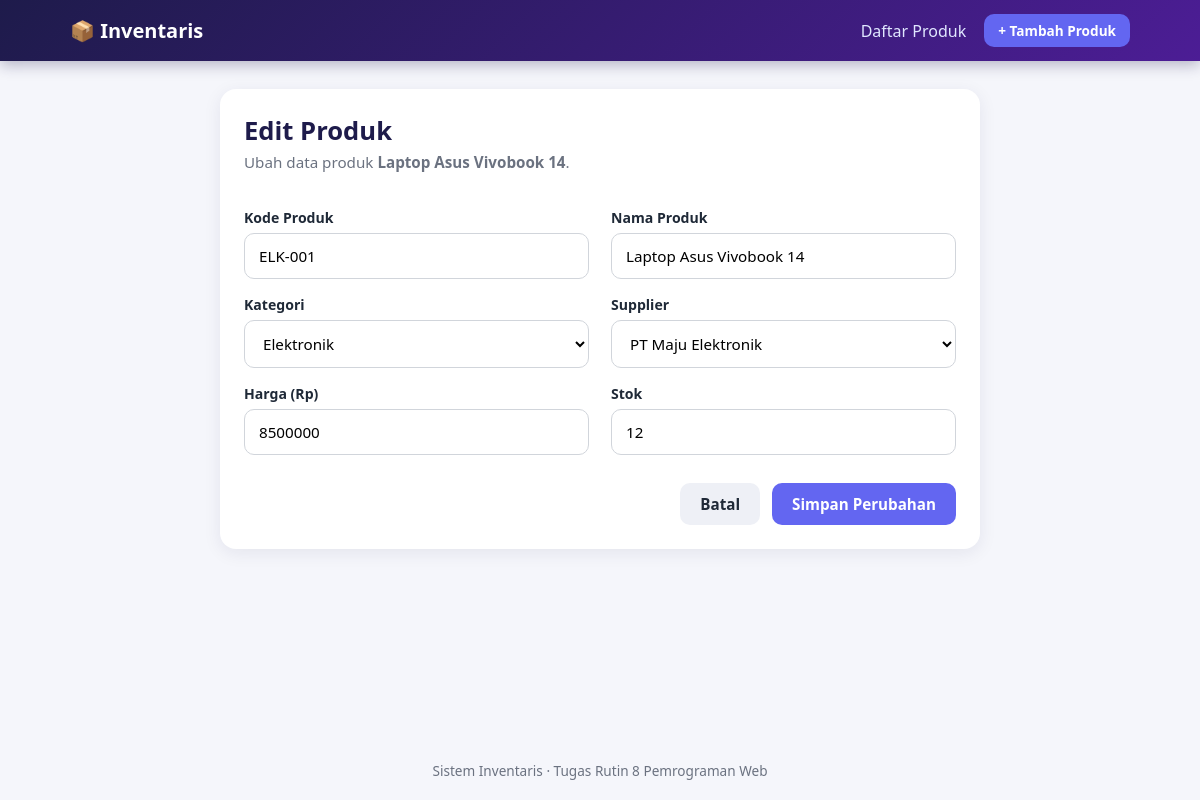
The page /edit.php?id=1 on the database its author committed.
### tables this page shows
CREATE TABLE produk (
    id          INT UNSIGNED AUTO_INCREMENT PRIMARY KEY,
    kode_produk VARCHAR(20)  NOT NULL UNIQUE,
    nama_produk VARCHAR(150) NOT NULL,
    kategori_id INT UNSIGNED NOT NULL,
    supplier_id INT UNSIGNED NOT NULL,
    harga       DECIMAL(12,0) NOT NULL,
    stok        INT UNSIGNED NOT NULL DEFAULT 0,
    created_at  TIMESTAMP NOT NULL DEFAULT CURRENT_TIMESTAMP,
    CONSTRAINT fk_produk_kategori FOREIGN KEY (kategori_id)
        REFERENCES kategori(id) ON UPDATE CASCADE ON DELETE RESTRICT,
    CONSTRAINT fk_produk_supplier FOREIGN KEY (supplier_id)
        REFERENCES supplier(id) ON UPDATE CASCADE ON DELETE RESTRICT
);

CREATE TABLE kategori (
    id            INT UNSIGNED AUTO_INCREMENT PRIMARY KEY,
    nama_kategori VARCHAR(100) NOT NULL UNIQUE,
    deskripsi     VARCHAR(255) NULL
);

CREATE TABLE supplier (
    id            INT UNSIGNED AUTO_INCREMENT PRIMARY KEY,
    nama_supplier VARCHAR(100) NOT NULL,
    telepon       VARCHAR(20)  NOT NULL,
    alamat        VARCHAR(255) NULL
);

### includes/functions.php (called while the page is built, shortened)
<?php
require_once __DIR__ . '/../config/database.php';
function db(): PDO
{
    return Database::getInstance()->getConnection();
}
function e($text): string
{
    return htmlspecialchars((string)$text, ENT_QUOTES, 'UTF-8');
}
function getKategoriList(): array
{
    $stmt = db()->prepare('SELECT id, nama_kategori FROM kategori ORDER BY nama_kategori ASC');
    $stmt->execute();
    return $stmt->fetchAll();
}
function getSupplierList(): array
{
    $stmt = db()->prepare('SELECT id, nama_supplier FROM supplier ORDER BY nama_supplier ASC');
    $stmt->execute();
    return $stmt->fetchAll();
}
function getProdukById(int $id): ?array
{
    $sql = 'SELECT p.*, k.nama_kategori, s.nama_supplier
            FROM produk p
            INNER JOIN kategori k ON p.kategori_id = k.id
            INNER JOIN supplier s ON p.supplier_id = s.id
            WHERE p.id = :id';
    $stmt = db()->prepare($sql);
    $stmt->execute([':id' => $id]);
    $row = $stmt->fetch();
    return $row ?: null;
}
function validateIdParam($value): ?int
{
    $id = filter_var($value, FILTER_VALIDATE_INT, ['options' => ['min_range' => 1]]);
    return $id === false ? null : $id;
}

### config/database.php (called while the page is built, shortened)
<?php
class Database
{
    private static ?Database $instance = null;
    private PDO $pdo;
    private function __construct()
    {
        $dsn = 'mysql:host=' . self::DB_HOST . ';dbname=' . self::DB_NAME . ';charset=utf8mb4';
        try {
            $this->pdo = new PDO($dsn, self::DB_USER, self::DB_PASS, [
                PDO::ATTR_ERRMODE            => PDO::ERRMODE_EXCEPTION,
                PDO::ATTR_DEFAULT_FETCH_MODE => PDO::FETCH_ASSOC,
                PDO::ATTR_EMULATE_PREPARES   => false,
            ]);
        } catch (PDOException $e) {
            error_log('Koneksi database gagal: ' . $e->getMessage());
            http_response_code(500);
            die('<h2 style="font-family:sans-serif">Koneksi database gagal</h2>'
              . '<p style="font-family:sans-serif">Pastikan MySQL sudah Start di XAMPP dan '
              . 'file <code>database/schema.sql</code> sudah diimport.</p>'
              . '<pre>' . htmlspecialchars($e->getMessage(), ENT_QUOTES, 'UTF-8') . '</pre>');
        }
    }
    public static function getInstance(): Database
    {
        if (self::$instance === null) {
            self::$instance = new Database();
        }
        return self::$instance;
    }
    public function getConnection(): PDO
    {
        return $this->pdo;
    }
}

### includes/form_produk.php (the view, shortened to what this page needs)
<form method="POST" action="<?= e($formAction) ?>" novalidate>
    <div class="form-grid">
        <div>
            <label for="kode_produk">Kode Produk</label>
            <input type="text" id="kode_produk" name="kode_produk"
                   value="<?= e($produk['kode_produk']) ?>" placeholder="Contoh: ELK-002" maxlength="20" required>
        </div>
        <div>
            <label for="nama_produk">Nama Produk</label>
            <input type="text" id="nama_produk" name="nama_produk"
                   value="<?= e($produk['nama_produk']) ?>" placeholder="Nama produk" maxlength="150" required>
        </div>
        <div>
            <label for="kategori_id">Kategori</label>
            <select id="kategori_id" name="kategori_id" required>
                <?php foreach ($kategoriList as $k): ?>
                    <option value="<?= e($k['id']) ?>"
                        <?= ((string)($produk['kategori_id'] ?? '') === (string)$k['id']) ? 'selected' : '' ?>>
                        <?= e($k['nama_kategori']) ?>
                    </option>
                <?php endforeach; ?>
            </select>
        </div>
        <div>
            <label for="supplier_id">Supplier</label>
            <select id="supplier_id" name="supplier_id" required>
                <?php foreach ($supplierList as $s): ?>
                    <option value="<?= e($s['id']) ?>"
                        <?= ((string)($produk['supplier_id'] ?? '') === (string)$s['id']) ? 'selected' : '' ?>>
                        <?= e($s['nama_supplier']) ?>
                    </option>
                <?php endforeach; ?>
            </select>
        </div>
        <div>
            <label for="harga">Harga (Rp)</label>
            <input type="number" id="harga" name="harga" min="1" step="1"
                   value="<?= e($produk['harga']) ?>" placeholder="Contoh: 150000" required>
        </div>
        <div>
            <label for="stok">Stok</label>
            <input type="number" id="stok" name="stok" min="0" step="1"
                   value="<?= e($produk['stok']) ?>" placeholder="Jumlah stok" required>
        </div>
    </div>
    <div class="form-actions">
        <a href="index.php" class="btn btn-light">Batal</a>
        <button type="submit" class="btn btn-primary"><?= e($submitLabel) ?></button>
    </div>
</form>

### edit.php (shortened to what this page needs)
<?php
require_once 'includes/functions.php';
$id = validateIdParam($_GET['id'] ?? null);
$produk = getProdukById($id);
$kategoriList = getKategoriList();
$supplierList = getSupplierList();
$formAction  = 'edit.php?id=' . $id;
$submitLabel = 'Simpan Perubahan';
include 'includes/header.php';
?>
<div class="card card-form">
    <h1>Edit Produk</h1>
    <p class="subtitle">Ubah data produk <strong><?= e($produk['nama_produk']) ?></strong>.</p>
    <?php include 'includes/form_produk.php'; ?>
</div>
<?php include 'includes/footer.php'; ?>

### assets/style.css (style rules this page uses)
* { box-sizing: border-box; margin: 0; padding: 0; }
:root { --primary: #6366f1; --primary-dark: #4f46e5; --dark: #1e1b4b; --text: #1f2937; --muted: #6b7280; --border: #e5e7eb; }
body { font-family: 'Segoe UI', system-ui, sans-serif; background: #f5f6fb; color: var(--text); min-height: 100vh; display: flex; flex-direction: column; }
h1 { font-size: 1.6rem; color: var(--dark); margin-bottom: 4px; }
.subtitle { color: var(--muted); margin-bottom: 20px; font-size: 0.95rem; }
.card { background: #fff; border-radius: 16px; padding: 24px; box-shadow: 0 4px 18px rgba(30, 27, 75, 0.08); }
.card-form { max-width: 760px; margin: 0 auto; }
.btn { display: inline-block; padding: 11px 20px; border: none; border-radius: 10px; font-size: 0.95rem; font-weight: 600; cursor: pointer; text-decoration: none; transition: background 0.2s, transform 0.1s; font-family: inherit; }
.btn-primary { background: var(--primary); color: #fff; }
.btn-light { background: #eef0f6; color: var(--text); }
.form-grid { display: grid; grid-template-columns: 1fr 1fr; gap: 0 22px; }
label { display: block; font-weight: 600; font-size: 0.88rem; margin: 16px 0 6px; }
input[type="text"], input[type="number"], select { width: 100%; padding: 12px 14px; border: 1.5px solid #d1d5db; border-radius: 10px; font-size: 0.95rem; font-family: inherit; background: #fff; transition: border-color 0.2s, box-shadow 0.2s; }
.form-actions { display: flex; justify-content: flex-end; gap: 12px; margin-top: 28px; }

### rows shown on the page
produk: nama_produk "Laptop Asus Vivobook 14", kode_produk "ELK-001", kategori_id "Elektronik", supplier_id "PT Maju Elektronik", harga "8500000", stok "12"

### other values the page prints
$submitLabel "Simpan Perubahan"
